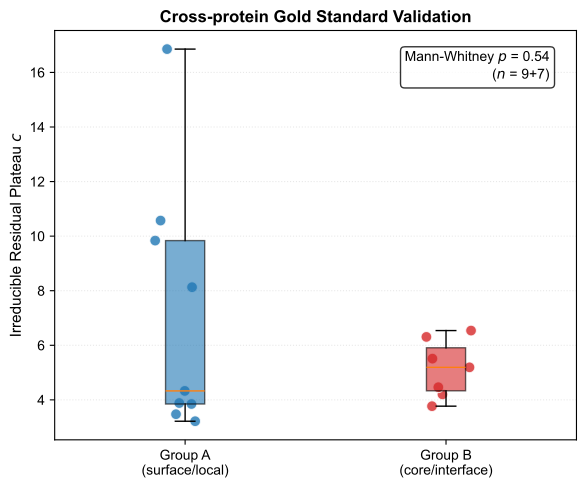

The script that saved this image:
import matplotlib.pyplot as plt
import numpy as np
from scipy.stats import mannwhitneyu

plt.rcParams.update({
    "font.family": "sans-serif", "font.sans-serif": ["Arial", "Helvetica"],
    "font.size": 11, "axes.titlesize": 12, "axes.labelsize": 11,
    "legend.fontsize": 9, "xtick.labelsize": 10, "ytick.labelsize": 10,
    "figure.dpi": 300, "savefig.dpi": 300, "savefig.bbox": "tight"
})

# 来自 final_gold_standard_test.py 的输出
vals_A = [4.328, 3.474, 8.129, 3.217, 10.571, 16.855, 9.837, 3.883, 3.848]
vals_B = [5.511, 3.768, 4.201, 6.307, 6.539, 5.192, 4.463]

stat, p = mannwhitneyu(vals_B, vals_A, alternative='greater')

fig, ax = plt.subplots(figsize=(6, 5))

bp = ax.boxplot([vals_A, vals_B], patch_artist=True,
                labels=["Group A\n(surface/local)", "Group B\n(core/interface)"])
bp['boxes'][0].set_facecolor("#1F77B4")
bp['boxes'][0].set_alpha(0.6)
bp['boxes'][1].set_facecolor("#D62728")
bp['boxes'][1].set_alpha(0.6)

# 叠加散点
for i, (vals, color) in enumerate([(vals_A, "#1F77B4"), (vals_B, "#D62728")]):
    x = np.random.normal(i+1, 0.06, size=len(vals))
    ax.scatter(x, vals, color=color, alpha=0.8, edgecolors="white", linewidths=0.8, s=60)

ax.text(0.95, 0.95, f"Mann-Whitney $p$ = {p:.2f}\n($n$ = {len(vals_A)}+{len(vals_B)})",
        transform=ax.transAxes, ha="right", va="top", fontsize=10,
        bbox=dict(boxstyle="round,pad=0.3", facecolor="white", alpha=0.8))

ax.set_ylabel("Irreducible Residual Plateau $c$")
ax.set_title("Cross-protein Gold Standard Validation", fontweight="bold")
ax.grid(axis="y", linestyle=":", alpha=0.3)

plt.tight_layout()
plt.savefig("Figures/figS2_gold_standard.pdf")
print("figS2_gold_standard.pdf saved.")
